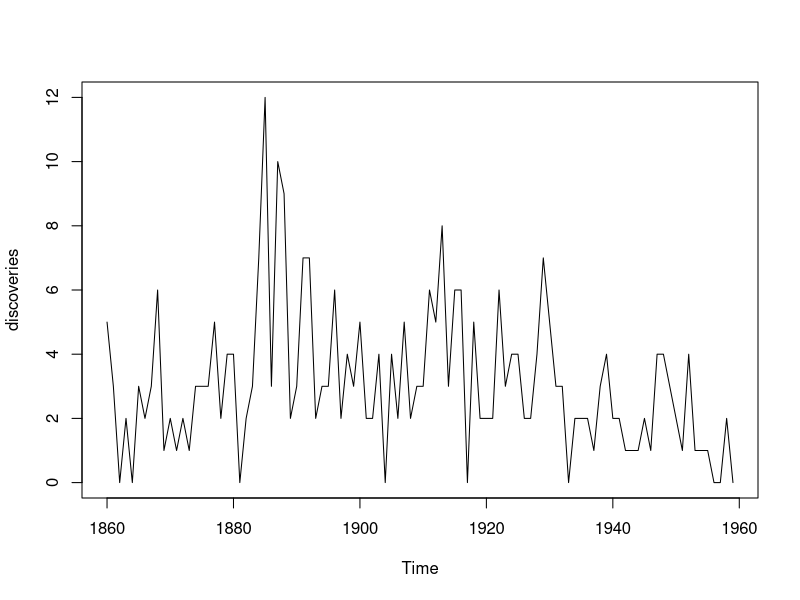
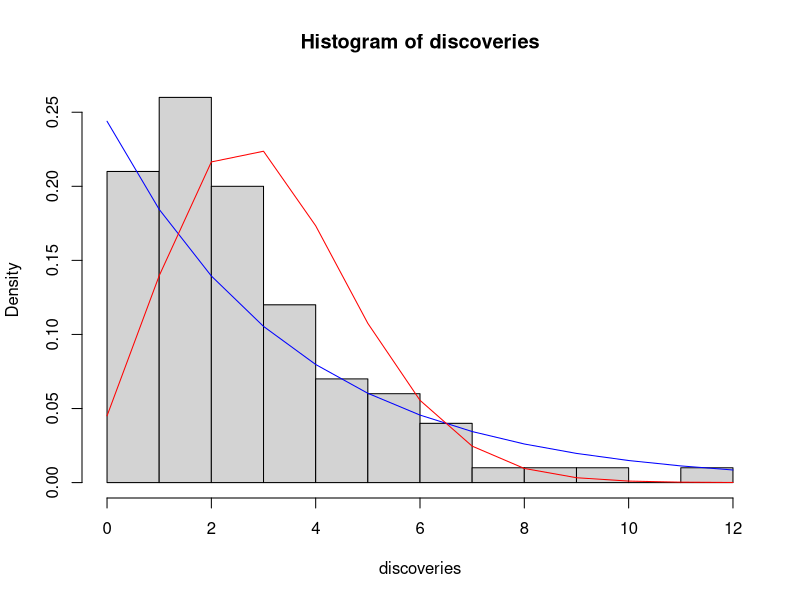
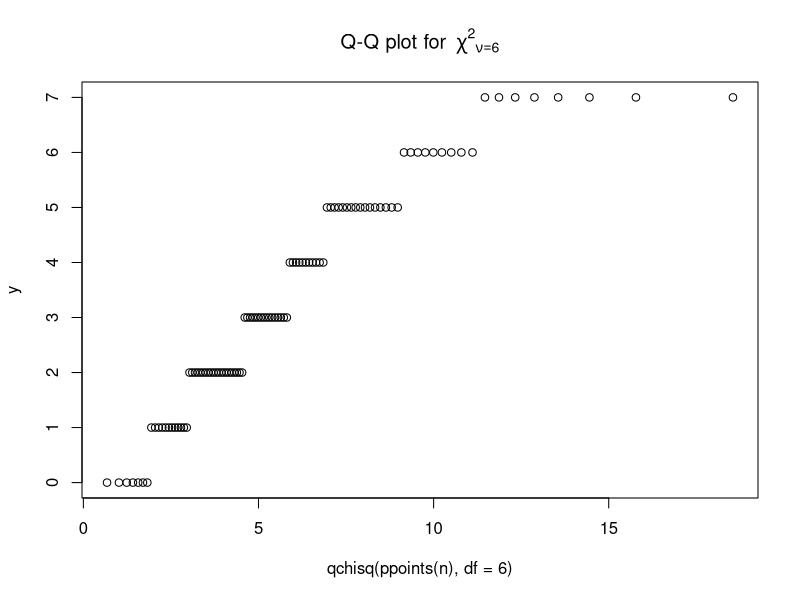
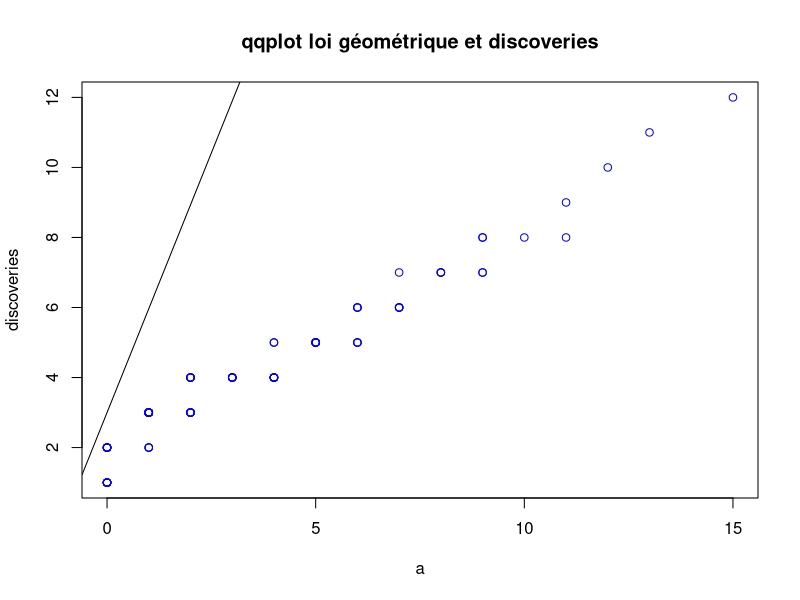
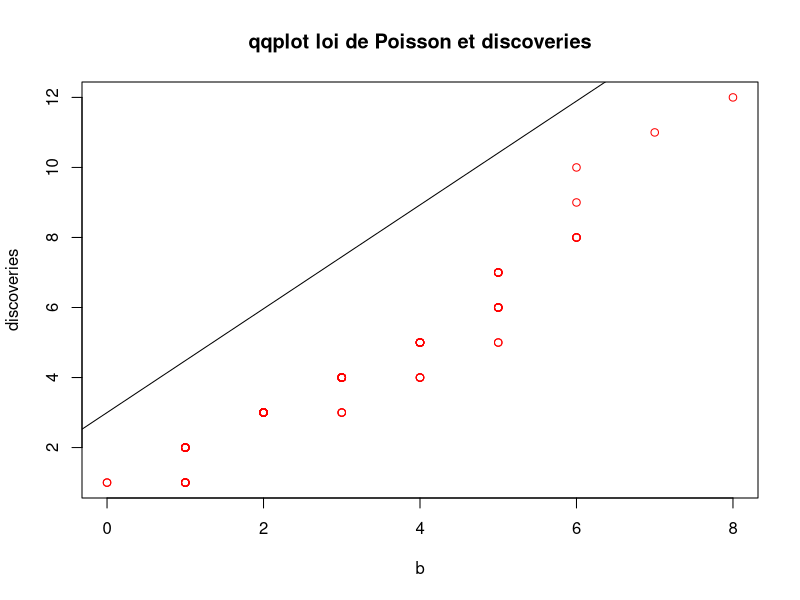
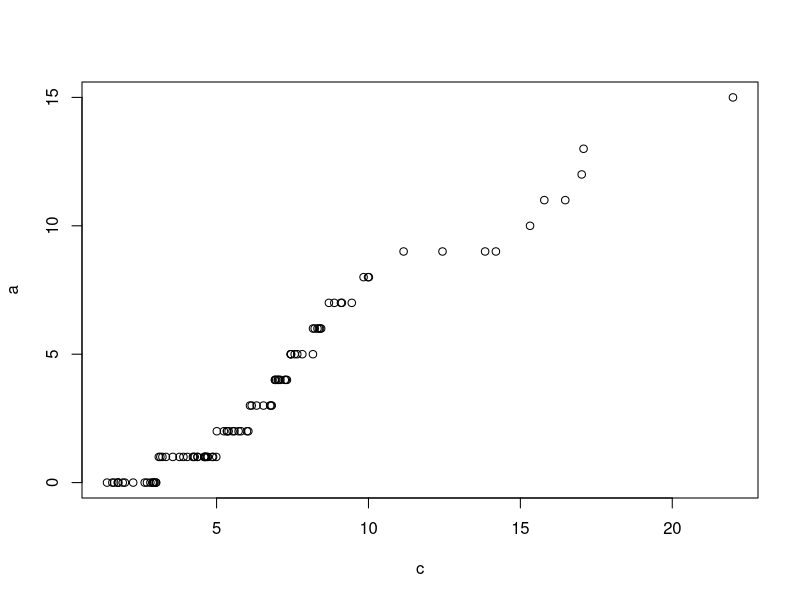
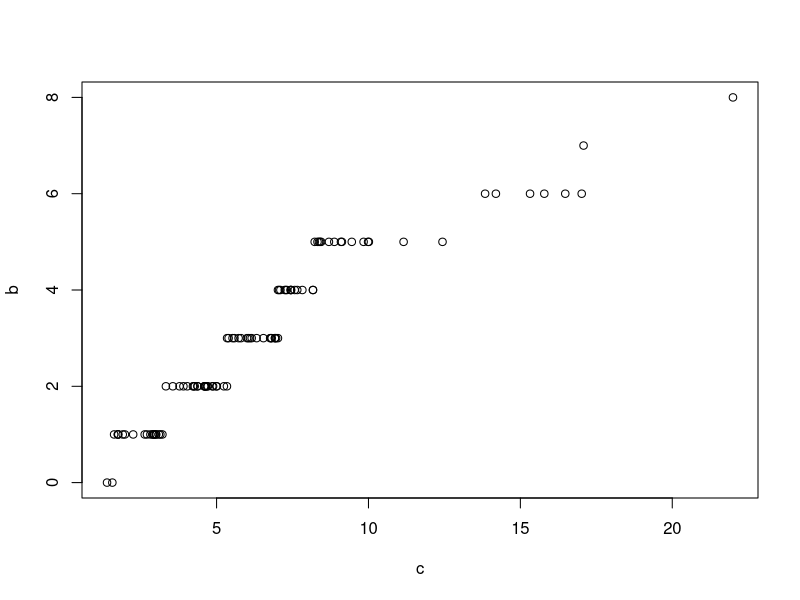

Generate these figures, in order, with R:
## ---- chunk 1
data("discoveries")
plot(discoveries)
## ---- chunk 2
#calcul de la moyenne et de la variance empirique du jeu de donnees
m = mean (discoveries)
v = var (discoveries)
print("moyenne empirique")
print(m)

print("variance empirique")
print(v)

#calcul à partir de l'estimateur de la loi géomtrique
n = length(discoveries)
S = 0 
for (i in (1:n)) {
  S <- S + discoveries[i]
}

theta = 1/((1/n)*S +1)
moy_geom = (1/n)*S + 1 ##1/theta
var_geom = (1-theta)/(theta**2)

print ('moyenne geometrique')
print(moy_geom)

print('variance geometrique')
print(var_geom)

#calcul à partir de l'estimateur de la loi de Poisson
lambda = (1/n)*S
moy_poisson = lambda
var_poisson = lambda
print('moyenne et variance de Poisson = ')  
print(lambda)

## ---- chunk 3
print(m/moy_geom)
print(v/var_geom)

print(m/moy_poisson)
print(v/var_poisson)

print("les valeurs obtenues par la loi de Poisson sont plus proches des valeurs empiriques. La loi de Poisson approche le mieux la statistique consideree.")
## ---- chunk 4
x = 0:12
hist(discoveries, probability = TRUE, breaks = 12)
lines(x, dgeom(x, prob = theta, log=FALSE), main = 'densite geometrique', col='blue')
lines(x, dpois(x, lambda, log = FALSE), main = 'densite de Poisson', col='red')
## ---- chunk 5
#library(discovery)
y <- rpois(n, lambda)
## QQPlot pour la loi du Chi^2 comparée à la ditribution de Poisson:
qqplot(qchisq(ppoints(n), df = 6), y, main = expression("Q-Q plot for" ~~ {chi^2}[nu == 6]))

# Pour rajouter la ligne de modélisation 
library(ggplot2)
y = qpois(x, lambda)
p = 0.05
#ggplot2::last_plot() + qqline(y, distribution = function(p) qchisq(p, df = 6), prob = c(0.25, 0.75), col = 2)
##y doit être la loi de poisson

## ---- chunk 6
library(ggplot2)
#x<-discoveries
#plot(x, qgeom(discoveries, theta), main='quantile inverse geom', col='blue')
#plot(x, qpois(discoveries, lambda), main='poisson', col='blue')
##attention aux invalid prob

#theta
#discoveries
#x<- sort(discoveries, decreasing = FALSE)
quantile_geom <- qgeom(discoveries, theta, lower.tail = TRUE, log.p = FALSE)

#plot(discoveries[i], quantile_geom[i/(n+1)], main = 'qq plot')


#1er quantile : i = 1
n <- length(discoveries)
summary(discoveries)

frst_quant <- summary(discoveries)[2]
thrd_quant <- summary(discoveries)[5]

x <- array(frst_quant, thrd_quant)
#y <- probleme 
#plot(x, )

## ---- chunk 7
##Utilisation de la fonction qqplot
#preparation des données
discoveries <- as.factor(discoveries)
head(discoveries)
a<-rgeom(n, theta)
b<-rpois(n, lambda)
qqplot(a, discoveries, main= 'qqplot loi géométrique et discoveries', col='blue')
qqline(a)
qqplot(b, discoveries, main= 'qqplot loi de Poisson et discoveries', col='red')
qqline(b)
## ---- chunk 8
c<-rchisq(n, 6, ncp=0.05)

qqplot(c, a)
#qqline(0.5*a-2.5, col='red')
qqplot(c,b)
#qqline(0.25*b-1.5, col='blue')
#qqline(a, col='red')
#qqline(b, col='blue')
#qqline(c, col='grey')
## ---- chunk 9
alpha = 0.05
print("s = ")
qpois(alpha, n*lambda)
## ---- chunk 10
#calcul de la probabilite que T = 281
k <- 281
res <- lambda**(-k)*exp(-lambda)/factorial(k)
print(res)
## ---- chunk 11
m <- mean(discoveries)

## ---- chunk 12
print(floor(281/m)+1)
